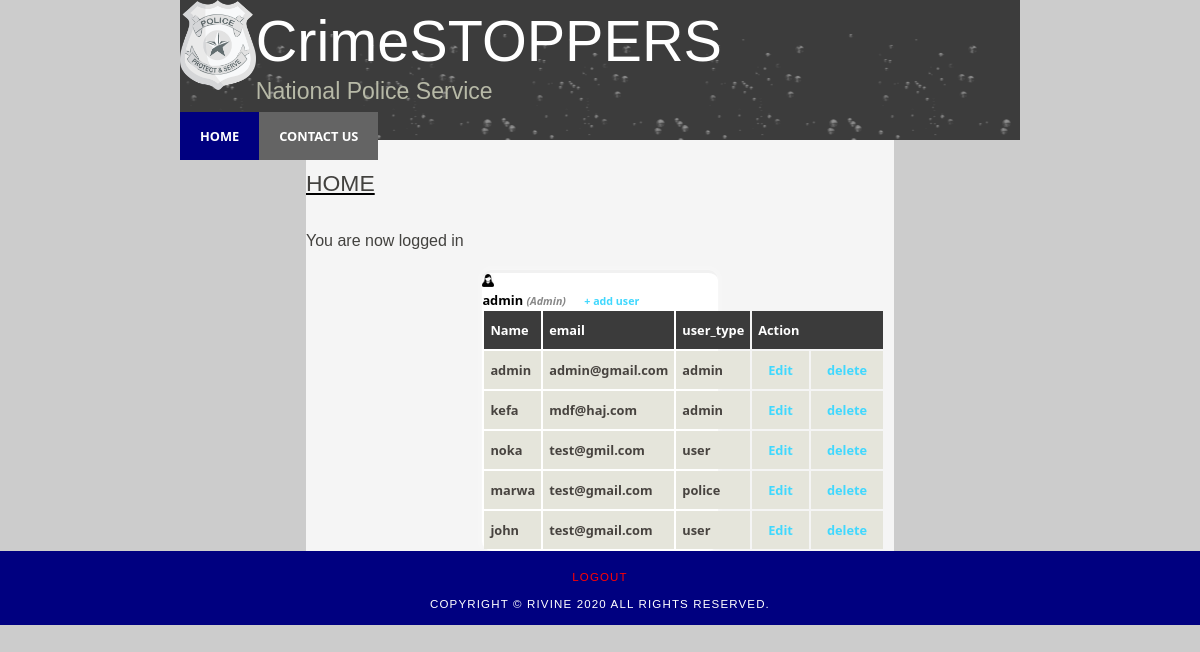
The app's page /admin/home.php (signed in) with its own data.
### tables this page shows
CREATE TABLE `users` (
  `id` int(11) NOT NULL,
  `username` varchar(100) NOT NULL,
  `email` varchar(100) NOT NULL,
  `user_type` varchar(20) NOT NULL,
  `password` varchar(100) NOT NULL
);

### admin/home.php (the view, shortened to what this page needs)
<?php
include('../functions.php');
?>
<!DOCTYPE html>
<html>
	<head>
		<link rel="stylesheet" type="text/css" href="../css/style.css" />
		<link rel="stylesheet" type="text/css" href="../css/font-awesome.min.css" />
		<link rel="stylesheet" type="text/css" href="../css/button.css" />
	</head>
	<body>
		<div id="main">
			<div id="header">
				<div id="logo">
					<div class="logo_img">
						<img src="../img/logo.png" alt="NPS Logo" height="auto" width="13%"></img>
						<div id="logo_text">
							<h1><a class="logo_colour" href="../index.php">CrimeSTOPPERS</a></h1>
							<h2>National Police Service</h2>
						</div>
					</div>
				</div>
				<div id="navbar">
					<nav>
						<ul id="menu">
							<li class="selected"><a href="home.php">Home</a></li>
							<li style="float: right;"><a href="#">Contact Us</a></li>
						</ul>
					</nav>
				</div>
			</div>
			<div id="site_content" class="content">
				<div align="center" class="header">
					<h1>Home</h1>
				</div>
				<?php if (isset($_SESSION['success'])) : ?>
				<div class="error success">
					<h3>
						<?php
						echo $_SESSION['success'];
						?>
					</h3>
				</div>
				<?php endif ?>
				<div class="profile_info">
					<figure class="user_avatar"><img src="../img/admin_profile.png" width="5%"></figure>
					<div class="user_info">
						<?php if (isset($_SESSION['user'])) : ?>
						<strong><?php echo $_SESSION['user']['username']; ?></strong>
						<small>
							<i style="color: #888;">(<?php echo ucfirst($_SESSION['user']['user_type']); ?>)</i>
							&nbsp; <a href="create_user.php"> + add user</a>
						</small>
                        <?php $results = mysqli_query($db, "SELECT * FROM users"); ?>
<table>
	<thead>
		<tr>
			<th>Name</th>
			<th>email</th>
			<th>user_type</th>
			<th colspan="2">Action</th>
		</tr>
	</thead>
	<?php while ($row = mysqli_fetch_array($results)) { ?>
		<tr>
			<td><?php echo $row['username']; ?></td>
			<td><?php echo $row['email']; ?></td>
			<td><?php echo $row['user_type']; ?></td>
			<td>
				<a href="edit.php?id=<?php echo $row['id']; ?>" class="edit_btn" >Edit</a>
			</td>
			<td>
			<a href="delete.php?id=<?php echo $row['id']; ?>" class="edit_btn" >delete</a>
			</td>
		</tr>
	<?php } ?>
</table>
						<?php endif ?>
					</div>
				</div>
			</div>
		</div>
		<div id="footer">
			<a href="../login.php" style="color: red;">logout</a>
			<br><br>
			<p>Copyright &copy; Rivine <?php echo date("Y"); ?> All Rights Reserved.</p>
		</div>
	</body>
</html>

### css/style.css (style rules this page uses)
html { width: 100%; height: fit-content; }
* { margin: 0; padding: 0; box-sizing: border-box; }
body { background-repeat: round; font: normal 0.8em "trebuchet ms", arial, sans-serif; background: url(../img/background.png) #ccc; color: black; }
div { height: fit-content; width: fit-content; }
p { padding: 0 0 20px 0; line-height: 1.7em; }
img { border: 0; }
a.logo_colour { text-decoration: none; color: white; }
ul#menu { list-style-type: none; }
nav { position: relative; width: 100%; height: max-content; overflow: hidden; background: #646464; }
nav li { float: left; }
nav li a { display: block; padding: 8px; color: white; text-align: center; padding: 15px 20px; text-decoration: none; font-family: "Segoe UI", Tahoma, Geneva, Verdana, sans-serif; text-transform: uppercase; font-weight: bold; }
h1, h2, h3, h4, h5, h6 { font: normal 179% "century gothic", arial, sans-serif; color: #43423f; margin: 0 0 15px 0; padding: 15px 0 5px 0; }
h2 { font: normal 155% "century gothic", arial, sans-serif; color: #3091e0; }
h3 { font: normal 125% "century gothic", arial, sans-serif; }
a, a:hover { outline: none; text-decoration: underline; color: #40d8fe; }
#main, #logo, #menubar, #site_content, #content_footer, .slideshow-container, #footer { margin-left: auto; margin-right: auto; }
#main { padding-bottom: 0px; }
#header { background: #6f655f url(../img/header.png); height: 140px; }
.header { text-transform: uppercase; text-decoration: underline; }
#logo { width: 840px; position: relative; height: 80%; }
#logo #logo_text { display: inline-block; position: absolute; font-weight: bolder; font-size: 150%; }
#logo h1, #logo h2 { font: normal 300% "century gothic", arial, sans-serif; border-bottom: 0; text-transform: none; margin: 0; }
#logo_text h1, #logo_text h1 a, #logo_text h1 a:hover { padding: 8px 0 0 0; color: #fff; text-decoration: none; }
#logo_text h2 { font-size: 120%; padding: 4px 0 0 0; color: #b7b9a7; }
#logo .logo_img { display: inline-block; position: absolute; }
#site_content { padding-top: 15px; width: 70%; height: fit-content; overflow: hidden; background: rgb(245, 245, 245); }
.selected { background-color: navy; color: lightgray; }
#footer { width: 100%; font: normal 90% "trebuchet ms", arial, sans-serif; height: fit-content; padding: 20px 0 5px 0; text-align: center; background: navy; color: #fff; text-transform: uppercase; letter-spacing: 0.1em; }
#footer p { padding: 0 0 5px 0; }
#footer a { color: #888; text-decoration: none; }
a { text-decoration: none; padding: 10px; cursor: pointer; }
table { width: 90%; margin: 0; }
table tr th, table tr td { background: #3b3b3b; color: #fff; padding: 10px 6px; text-align: left; }
table tr td { background: #e5e5db; color: #47433f; border: 0px solid; }
.profile_info { position: relative; border-top: 3px solid #f1f1f1; border-bottom: 0px solid #f1f1f1; border-radius: 10px; max-width: 40%; min-width: 40%; left: 30%; font-family: "Segoe UI", Tahoma, Geneva, Verdana, sans-serif; font-weight: bold; box-shadow: 0 0 4px 4px rgba(255, 255, 255, 0.2); background-color: white; transition: 0.3s; }

### records on screen
users: username "admin", email "admin@gmail.com", user_type "admin"
users: username "kefa", email "mdf@haj.com", user_type "admin"
users: username "noka", email "test@gmil.com", user_type "user"
users: username "marwa", email "test@gmail.com", user_type "police"
users: username "john", email "test@gmail.com", user_type "user"

### other values on screen
$_SESSION['success'] "You are now logged in"
$_SESSION['user']['username'] "admin"
$_SESSION['user']['user_type'] "Admin"
